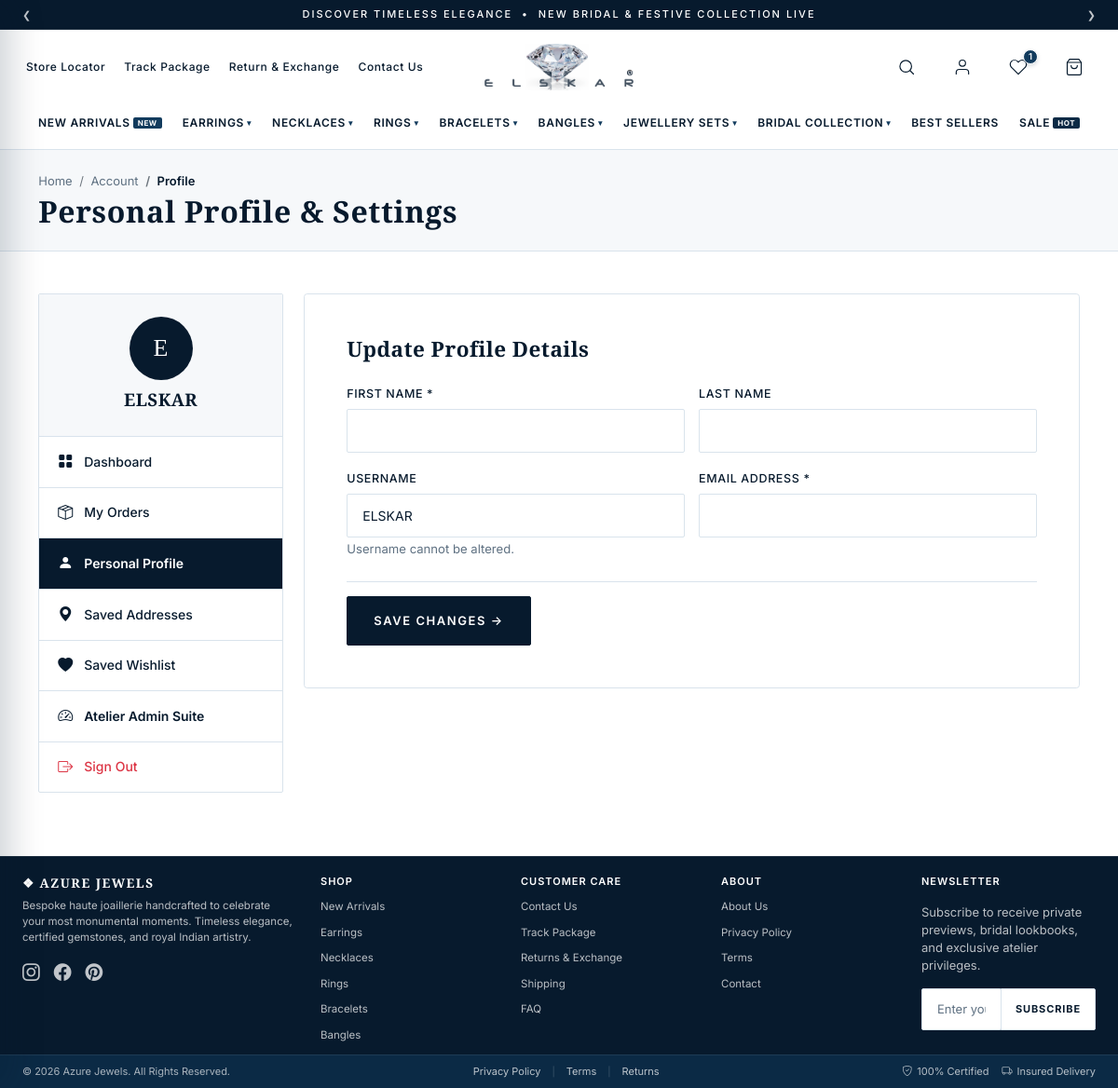
The page /account/profile/ (signed in) on the database its author committed.
### store/models.py (models this page shows, shortened)
class Category(models.Model):
    name = models.CharField(max_length=120)
    slug = models.SlugField(max_length=140, unique=True, blank=True)
    parent = models.ForeignKey(
        'self',
        on_delete=models.CASCADE,
        null=True,
        blank=True,
        related_name='subcategories'
    )
    image = models.ImageField(upload_to='categories/', blank=True, null=True)
    description = models.TextField(blank=True)
    menu_group = models.CharField(
        max_length=100,
        blank=True,
        default='SHOP BY STYLE',
        help_text='Mega-menu grouping, e.g. SHOP BY STYLE, OCCASION & METAL, FEATURED'
    )
    order = models.PositiveIntegerField(default=0)
    active = models.BooleanField(default=True)
    created_at = models.DateTimeField(auto_now_add=True)
    class Meta:
        verbose_name = 'Category'
        verbose_name_plural = 'Categories'
        ordering = ['order', 'name']
        unique_together = ('parent', 'name')
    def get_absolute_url(self):
        if self.parent:
            return reverse('subcategory_detail', kwargs={'category_slug': self.parent.slug, 'subcategory_slug': self.slug})
        return reverse('category_detail', kwargs={'category_slug': self.slug})

### store/views.py (the view, shortened to what this page needs)
# urls.py: path('account/profile/', views.account_profile, name='account_profile'),
@login_required
def account_profile(request):
    return render(request, 'account-profile.html')

### store/context_processors.py (called while the page is built, shortened)
def get_user_cart(request):
    if request.user.is_authenticated:
        cart, _ = Cart.objects.get_or_create(user=request.user)
        session_key = request.session.session_key
        if session_key:
            session_cart = Cart.objects.filter(session_key=session_key, user__isnull=True).first()
        return cart
    else:
        if not request.session.session_key:
            request.session.create()
        cart, _ = Cart.objects.get_or_create(session_key=request.session.session_key, user__isnull=True)
        return cart

### store/models.py (called while the page is built)
    @property
    def total_items(self):
        return sum(item.quantity for item in self.items.all())

### templates/account-profile.html (shortened to what this page needs)
{% extends "base.html" %}
{% load static %}
{% block content %}
<section class="py-4 border-bottom" style="background-color: var(--off-white); border-color: var(--border-light) !important;">
  <div class="container">
    <nav aria-label="breadcrumb">
      <ol class="breadcrumb mb-1" style="font-size: 13px;">
        <li class="breadcrumb-item"><a href="{% url 'home' %}" class="text-muted">Home</a></li>
        <li class="breadcrumb-item"><a href="{% url 'account_dashboard' %}" class="text-muted">Account</a></li>
        <li class="breadcrumb-item active fw-semibold" style="color: var(--primary-navy);" aria-current="page">Profile</li>
      </ol>
    </nav>
    <h1 class="azure-title mb-0" style="font-size: 32px; color: var(--primary-navy);">Personal Profile &amp; Settings</h1>
  </div>
</section>
<section class="py-5 bg-white">
  <div class="container">
    <div class="row g-4">
      <div class="col-12 col-lg-3">
        {% include "includes/account-sidebar.html" with active_tab="profile" %}
      </div>
      <div class="col-12 col-lg-9">
        <div class="p-4 p-md-5 border rounded-1 bg-white" style="border-color: var(--border-light) !important;">
          <h5 class="azure-title mb-4 fs-4" style="color: var(--primary-navy);">Update Profile Details</h5>
          <form action="{% url 'account_profile' %}" method="post">
            <div class="row g-3">
              <div class="col-12 col-md-6">
                <label class="form-label" style="color: var(--primary-navy); font-weight: 500;">First Name *</label>
                <input type="text" name="first_name" value="{{ user.first_name }}" class="form-control" required>
              </div>
              <div class="col-12 col-md-6">
                <label class="form-label" style="color: var(--primary-navy); font-weight: 500;">Last Name</label>
                <input type="text" name="last_name" value="{{ user.last_name }}" class="form-control">
              </div>
              <div class="col-12 col-md-6">
                <label class="form-label" style="color: var(--primary-navy); font-weight: 500;">Username</label>
                <input type="text" value="{{ user.username }}" class="form-control" style="background-color: var(--off-white); border-color: var(--border-light); color: var(--primary-navy);" disabled>
                <small class="text-muted">Username cannot be altered.</small>
              </div>
              <div class="col-12 col-md-6">
                <label class="form-label" style="color: var(--primary-navy); font-weight: 500;">Email Address *</label>
                <input type="email" name="email" value="{{ user.email }}" class="form-control" required>
              </div>
            </div>
            <div class="mt-4 pt-3 border-top" style="border-color: var(--border-light) !important;">
              <button type="submit" class="btn-azure py-3">SAVE CHANGES &rarr;</button>
            </div>
          </form>
        </div>
      </div>
    </div>
  </div>
</section>
{% endblock %}

### templates/includes/header.html (shortened to what this page needs)
{% load static %}
<div class="azure-header-wrapper" id="azureHeaderWrapper">
  <div class="azure-announcement-bar" id="azureAnnouncementBar" role="region" aria-label="Announcements">
    <div class="azure-announcement-container">
      <button type="button" class="azure-announcement-arrow azure-announcement-prev" id="azureAnnouncePrev" aria-label="Previous announcement">&#10094;</button>
      <div class="azure-announcement-slider" id="azureAnnounceSlider">
        <div class="azure-announcement-item active">
          <span class="azure-announcement-text d-none d-sm-inline">
            DISCOVER TIMELESS ELEGANCE &nbsp;&bull;&nbsp; NEW BRIDAL &amp; FESTIVE COLLECTION LIVE
          </span>
        </div>
      </div>
      <button type="button" class="azure-announcement-arrow azure-announcement-next" id="azureAnnounceNext" aria-label="Next announcement">&#10095;</button>
    </div>
  </div>
  <header class="azure-main-header" id="azureMainHeader" role="banner">
    <div class="azure-header-container">
      <div class="azure-header-left">
        <nav class="azure-header-utility-nav d-none d-lg-flex" aria-label="Top Utility Links">
          <a href="{% url 'store_locator' %}" class="azure-utility-link">Store Locator</a>
          <a href="{% url 'track_package' %}" class="azure-utility-link">Track Package</a>
          <a href="{% url 'returns' %}" class="azure-utility-link">Return &amp; Exchange</a>
          <a href="{% url 'contact' %}" class="azure-utility-link">Contact Us</a>
        </nav>
      </div>
      <div class="azure-header-center">
        <a href="{% url 'home' %}" class="azure-brand-logo" aria-label="Azure Jewels Home">
          <img
            src="{% static 'assets/images/logo-clean.webp' %}"
            alt="Azure Jewels"
            class="azure-logo-image"
          >
        </a>
      </div>
      <div class="azure-header-right">
        <button type="button" class="azure-icon-btn azure-search-toggle" id="azureSearchToggle" aria-label="Search catalogue" title="Search">
          <svg class="azure-icon-svg" viewBox="0 0 24 24" width="20" height="20" stroke="currentColor" stroke-width="1.4" fill="none" stroke-linecap="round" stroke-linejoin="round" aria-hidden="true">
            <circle cx="11" cy="11" r="7.5"></circle>
            <line x1="21" y1="21" x2="16.5" y2="16.5"></line>
          </svg>
        </button>
        <div class="azure-account-dropdown-wrap d-none d-md-inline-flex">
          <a href="{% if user.is_authenticated %}{% url 'account_dashboard' %}{% else %}{% url 'login' %}{% endif %}" class="azure-icon-btn azure-account-btn" id="azureAccountBtn" aria-label="User Account" title="My Account">
            <svg class="azure-icon-svg" viewBox="0 0 24 24" width="20" height="20" stroke="currentColor" stroke-width="1.4" fill="none" stroke-linecap="round" stroke-linejoin="round" aria-hidden="true">
              <path d="M20 21v-2a4 4 0 0 0-4-4H8a4 4 0 0 0-4 4v2"></path>
              <circle cx="12" cy="7" r="4"></circle>
            </svg>
          </a>
        </div>
        <a href="{% url 'wishlist' %}" class="azure-icon-btn azure-wishlist-btn d-none d-md-inline-flex" aria-label="Wishlist" title="Saved Wishlist">
          <span class="azure-badge wishlist-count" id="azureWishCount">{{ wishlist_count|default:"0" }}</span>
        </a>
        <a href="{% url 'cart' %}" class="azure-icon-btn azure-cart-btn" aria-label="Shopping Bag" title="Shopping Bag">
        </a>
      </div>
    </div>
  </header>
  <nav class="azure-navbar d-none d-lg-block" id="azureNavbar" aria-label="Category Navigation">
    <div class="azure-navbar-container">
      <ul class="azure-nav-list">
        <li class="azure-nav-item">
          <a href="{% url 'shop' %}?new=1" class="azure-nav-link">
            <span>NEW ARRIVALS</span>
            <span class="azure-nav-pill-new">NEW</span>
          </a>
        </li>
        {% for cat in global_categories %}
        <li class="azure-nav-item azure-has-mega">
          <a href="{{ cat.get_absolute_url }}" class="azure-nav-link" aria-haspopup="true" aria-expanded="false">
            <span>{{ cat.name|upper }}</span>
            <span class="azure-nav-caret">&#9662;</span>
          </a>
        </li>
        {% endfor %}
        <li class="azure-nav-item">
          <a href="{% url 'shop' %}?best=1" class="azure-nav-link">
            <span>BEST SELLERS</span>
          </a>
        </li>
        <li class="azure-nav-item">
          <a href="{% url 'shop' %}?sale=1" class="azure-nav-link azure-sale-link">
            <span>SALE</span>
            <span class="azure-nav-pill-sale">HOT</span>
          </a>
        </li>
      </ul>
    </div>
  </nav>
</div>

### templates/includes/account-sidebar.html (shortened to what this page needs)
{% load static %}
<div class="azure-account-sidebar mb-4">
  <div class="azure-account-user-card">
    <div class="azure-account-avatar">
      {{ user.first_name|slice:":1"|default:user.username|slice:":1"|upper }}
    </div>
    <h3 class="azure-title fs-5 mb-1" style="color: var(--primary-navy);">{{ user.get_full_name|default:user.username }}</h3>
  </div>
  <ul class="azure-account-nav">
    <li>
      <a href="{% url 'account_dashboard' %}" class="{% if active_tab == 'dashboard' %}active{% endif %}">
        <i class="bi bi-grid-fill"></i> Dashboard
      </a>
    </li>
    <li>
      <a href="{% url 'account_orders' %}" class="{% if active_tab == 'orders' %}active{% endif %}">
        <i class="bi bi-box-seam"></i> My Orders
      </a>
    </li>
    <li>
      <a href="{% url 'account_profile' %}" class="{% if active_tab == 'profile' %}active{% endif %}">
        <i class="bi bi-person-fill"></i> Personal Profile
      </a>
    </li>
    <li>
      <a href="{% url 'account_addresses' %}" class="{% if active_tab == 'addresses' %}active{% endif %}">
        <i class="bi bi-geo-alt-fill"></i> Saved Addresses
      </a>
    </li>
    <li>
      <a href="{% url 'wishlist' %}">
        <i class="bi bi-heart-fill"></i> Saved Wishlist
      </a>
    </li>
    {% if user.is_staff or user.is_superuser %}
    <li>
      <a href="{% url 'admin_dashboard' %}" style="color: var(--primary-navy); font-weight: 600;">
        <i class="bi bi-speedometer2"></i> Atelier Admin Suite
      </a>
    </li>
    {% endif %}
    <li>
      <a href="{% url 'logout' %}" class="text-danger">
        <i class="bi bi-box-arrow-right"></i> Sign Out
      </a>
    </li>
  </ul>
</div>

### rows shown on the page
Category: name "EARRINGS"
Category: name "NECKLACES"
Category: name "RINGS"
Category: name "BRACELETS"
Category: name "BANGLES"
Category: name "JEWELLERY SETS"
Category: name "BRIDAL COLLECTION"

### other values the page prints
{{ wishlist_count|default:"0" }} "1"
{{ user.first_name|slice:":1"|default:user.username|slice:":1"|upper }} "E"
{{ user.get_full_name|default:user.username }} "ELSKAR"
